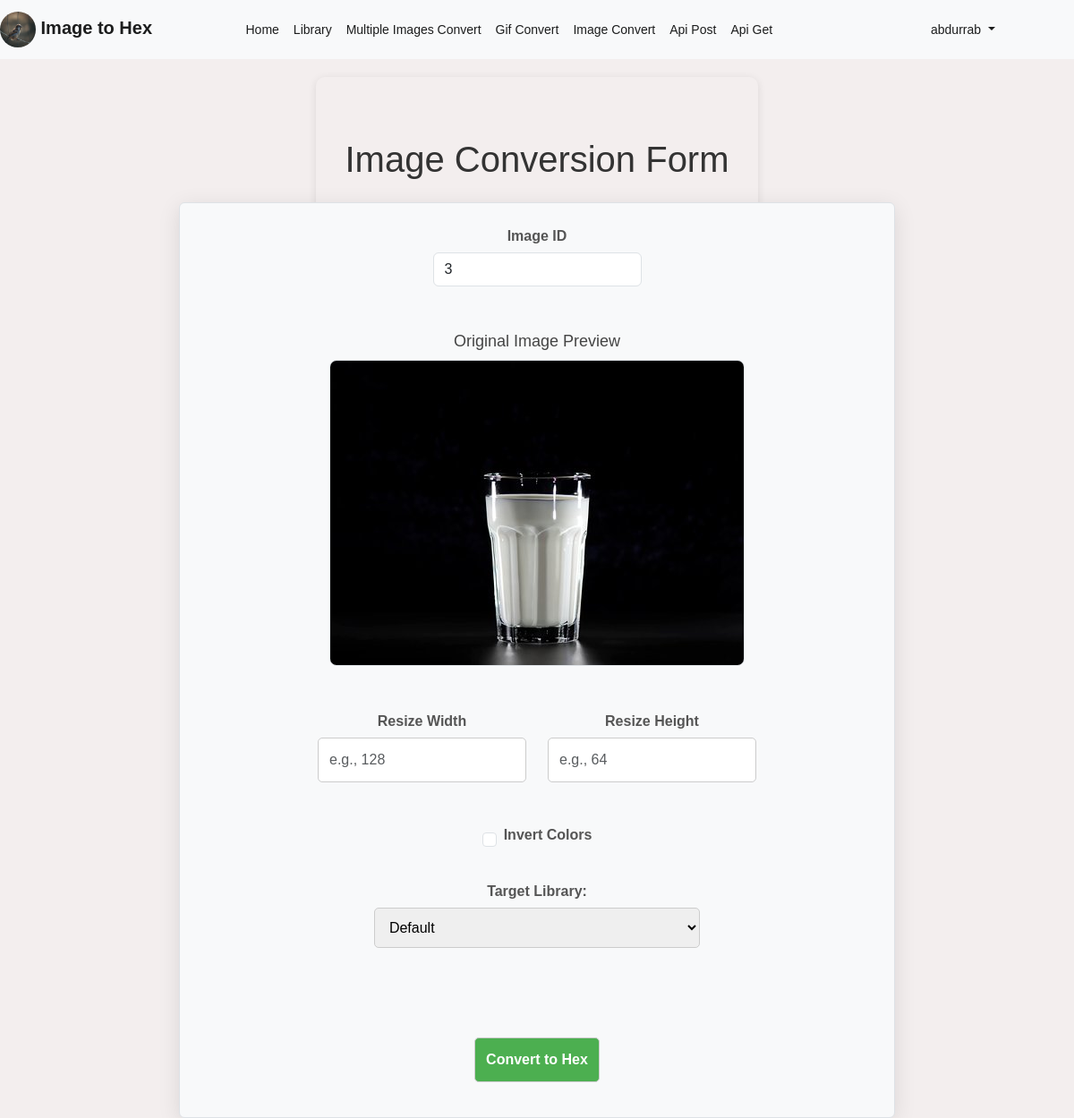
The page /libraryimageconvert.php?id=3 (signed in) on the database its author committed.
### tables this page shows
CREATE TABLE `library` (
  `lib_id` int(11) NOT NULL,
  `file_name` varchar(255) NOT NULL,
  `file_path` varchar(255) NOT NULL,
  `extension` varchar(50) NOT NULL
);

### libraryimageconvert.php (the view, shortened to what this page needs)
<?php
include 'includes/db.php';
include 'header.php';
$image_id = $hex_code = $file_name = $file_path = "";
if (!empty($_GET['id'])) {
    $lib_id = intval($_GET['id']);
    $sql = "SELECT lib_id, file_name, file_path, extension FROM library WHERE lib_id = ?";
    $stmt = $conn->prepare($sql);
    $stmt->bind_param('i', $lib_id);
    $stmt->execute();
    $result = $stmt->get_result();
    if ($result->num_rows > 0) {
        $row = $result->fetch_assoc();
        $image_id = $row['lib_id'];
        $file_path = 'library/' . $row['file_path'];
    } else {
        echo "<p class='error'>Image not found.</p>";
        exit();
    }
}
?>
<main>
    <div class="container mt-5">
        <h1 class="text-center mb-4">Image Conversion Form</h1>
        <form method="POST" enctype="multipart/form-data" id="imageForm" class="p-4 border rounded bg-light">
            <div class="form-group mb-3">
                <label for="image_id">Image ID</label>
                <input type="text" name="image_id" id="image_id" class="form-control"
                       value="<?php echo htmlspecialchars($image_id); ?>" readonly>
            </div>
            <div id="imagePreviewContainer" class="mb-4 text-center">
                <h4>Original Image Preview</h4>
                <img id="imagePreview" src="<?php echo htmlspecialchars($file_path); ?>" alt="Preview"
                     class="img-fluid border">
            </div>
            <div class="row">
                <div class="col-md-6">
                    <label for="resize_width">Resize Width</label>
                    <input type="number" name="resize_width" id="resize_width" class="form-control"
                           placeholder="e.g., 128" required>
                </div>
                <div class="col-md-6">
                    <label for="resize_height">Resize Height</label>
                    <input type="number" name="resize_height" id="resize_height" class="form-control"
                           placeholder="e.g., 64" required>
                </div>
            </div>
            <div class="form-group form-check mt-3">
                <input type="checkbox" name="invert_colors" id="invert_colors" class="form-check-input">
                <label for="invert_colors" class="form-check-label">Invert Colors</label>
            </div>
            <div class="form-group mt-3">
            <label for="target_library">Target Library:</label>
            <select name="target_library" id="target_library">
                <option value="default">Default</option>
            </select><br><br>
            </div>
            <div class="text-center mt-4">
                <button type="submit" class="btn btn-primary btn-lg">Convert to Hex</button>
            </div>
        </form>
    </div>
</main>

### styles.css (style rules this page uses)
body, h1, h2, h3, p, ul, ol, li { margin: 0; padding: 0; box-sizing: border-box; }
body { font-family: Arial, sans-serif; line-height: 1.6; color: #333; background: #f3eeee; display: flex; flex-direction: column; min-height: 100vh; margin: 0; }
main { flex: 1; padding: 20px; border-radius: 10px; box-shadow: 0 2px 10px rgba(0, 0, 0, 0.1); margin: 0 auto; }
form { position: absolute; left: 0; display: flex; justify-content: center; align-items: center; flex-direction: column; width: 100%; gap: 15px; transition: 0.5s; }
#imageForm { width: 90%; max-width: 800px; margin-left: 200px; padding: 20px; background-color: #ffffff; border-radius: 15px; box-shadow: 0 5px 25px rgba(0, 0, 0, 0.1); font-family: Arial, sans-serif; color: #333; text-align: center; }
#imageForm h4 { font-size: 18px; color: #444; margin-bottom: 10px; }
#imageForm label { font-size: 16px; font-weight: bold; color: #555; margin-bottom: 5px; display: inline-block; }
#imageForm input[type="file"], #imageForm input[type="number"], #imageForm select, #imageForm button { width: 100%; padding: 12px; margin-bottom: 15px; font-size: 16px; border-radius: 5px; border: 1px solid #ccc; box-sizing: border-box; }
#imageForm button { background-color: #4caf50; color: white; cursor: pointer; font-weight: bold; transition: background-color 0.3s ease; }
#imageForm button[type="submit"] { margin-top: 20px; }
#imagePreviewContainer, #invertedImagePreviewContainer { display: block; margin-top: 20px; text-align: center; }
#imagePreview, #invertedImagePreview { max-width: 100%; border: 1px solid #ddd; border-radius: 8px; margin-bottom: 10px; }
#imageForm input[type="checkbox"] { margin-top: 10px; }

### rows shown on the page
library: image_id "3", file_path (picture)

### other values the page prints
$_SESSION['username'] "abdurrab"
